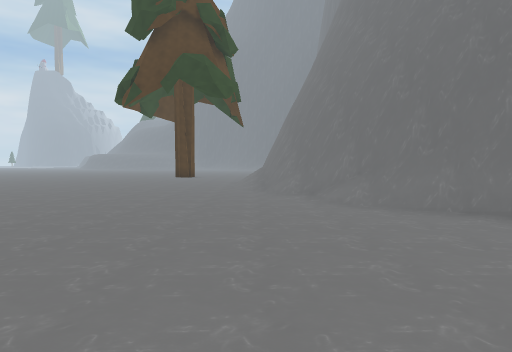
view 1 (above)

24 first-person views from a walk through a Unity game level. The camera is 1.5 m above the floor, tilts 2° down and sees 70° across. The floor is counted in squares, 2 m on a side. Each view is taken from the middle of a square. On the plan, view 1 faces up. The plan holds only what a view shows up to about 11 squares ahead; the rest is blank. The place goes on beyond the plan.

view 2
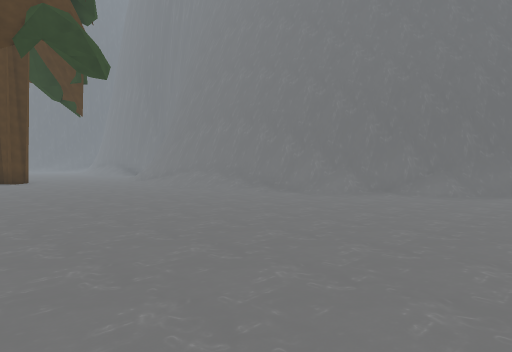

view 3
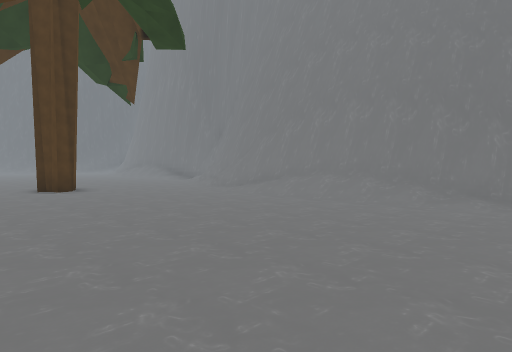

view 4
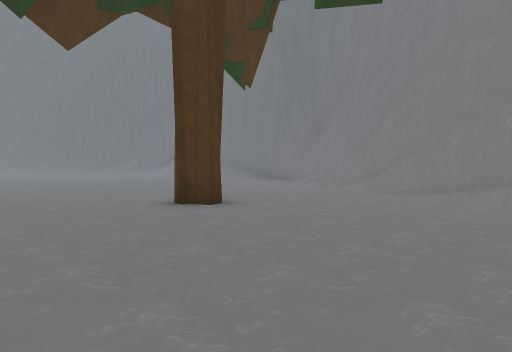

view 5
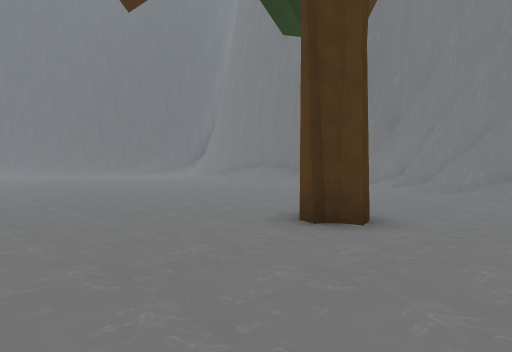

view 6
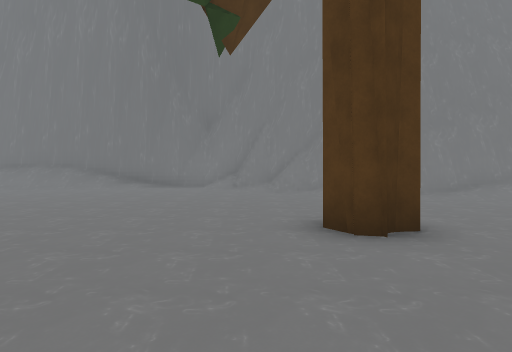

view 7
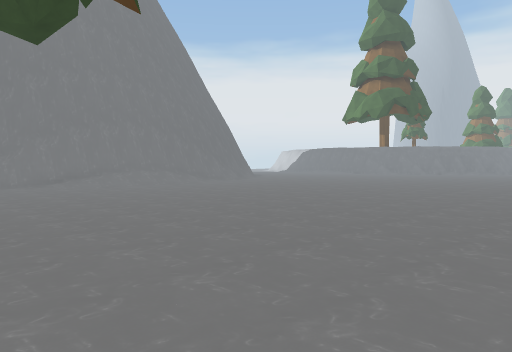

view 8
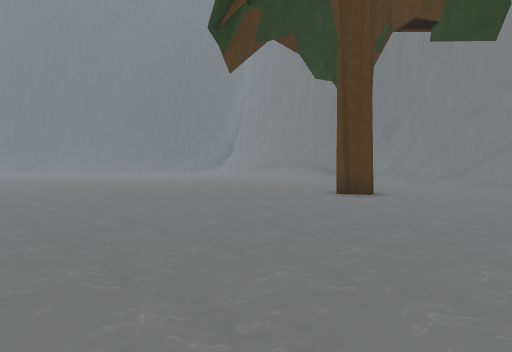

view 9
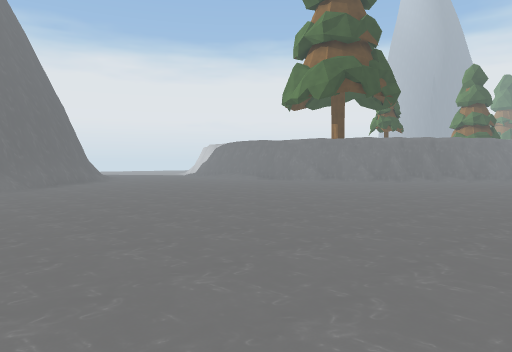

view 10
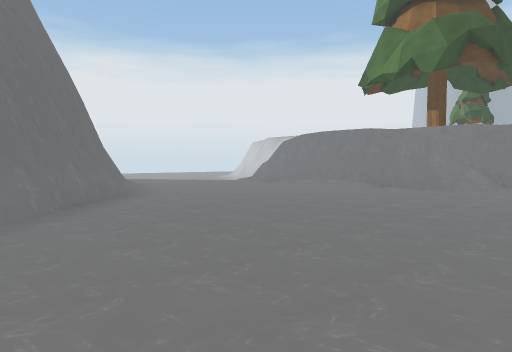

view 11
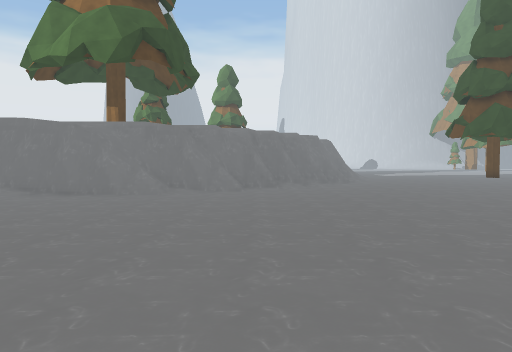

view 12
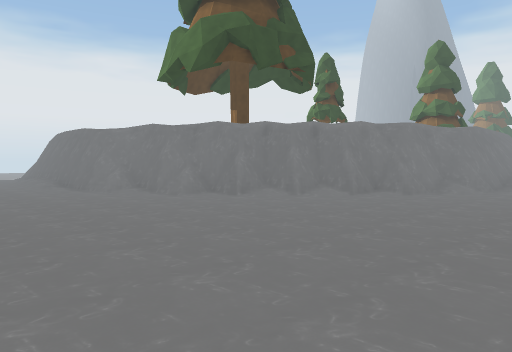

view 13
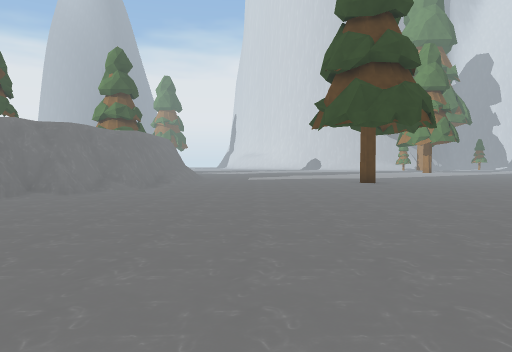

view 14
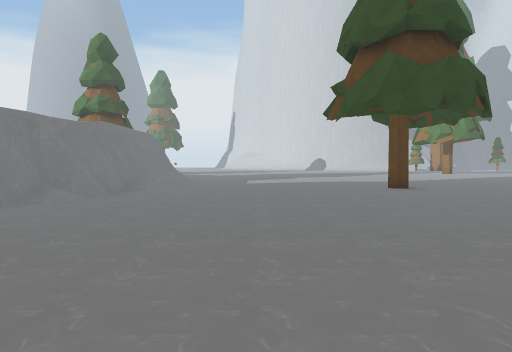

view 15
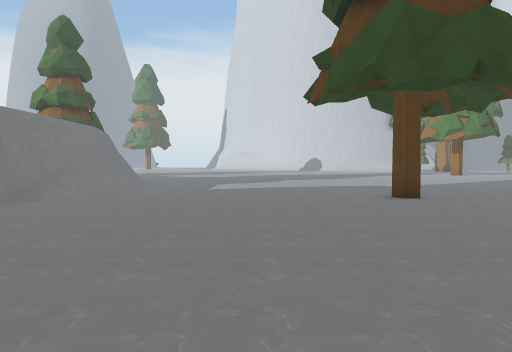

view 16
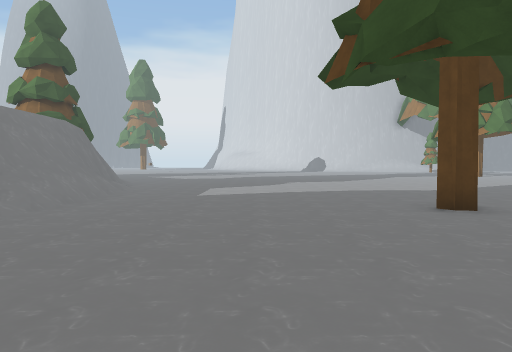

view 17
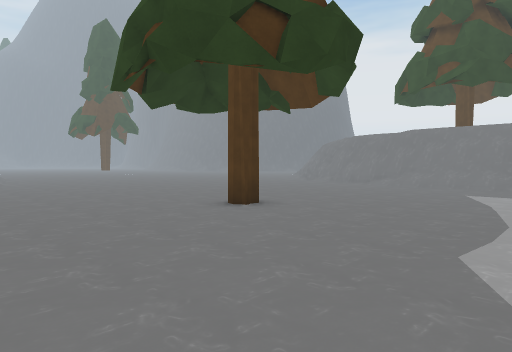

view 18
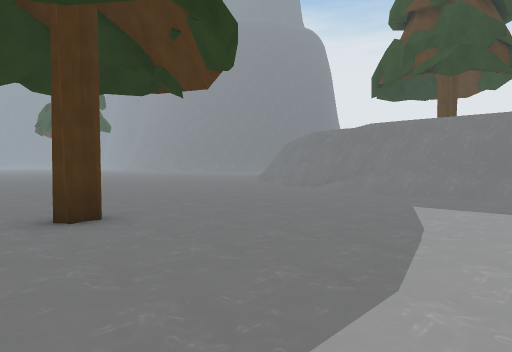

view 19
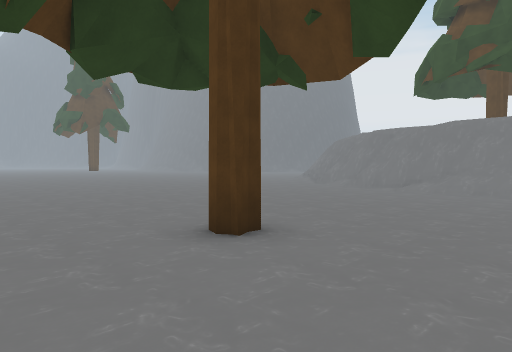

view 20
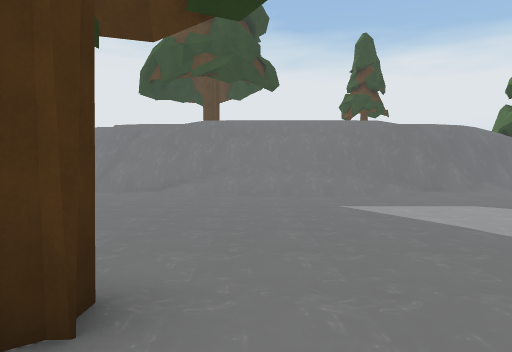

view 21
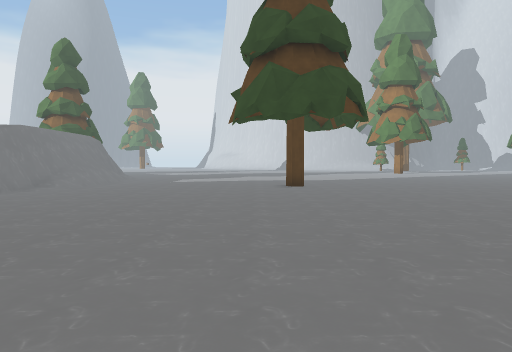

view 22
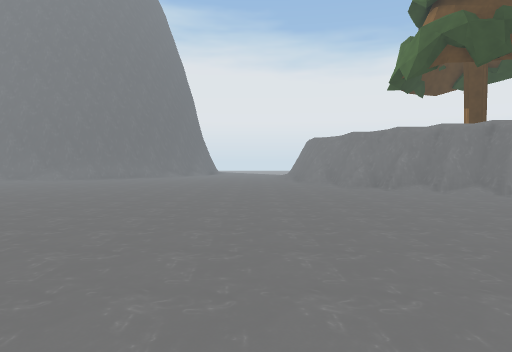

view 23
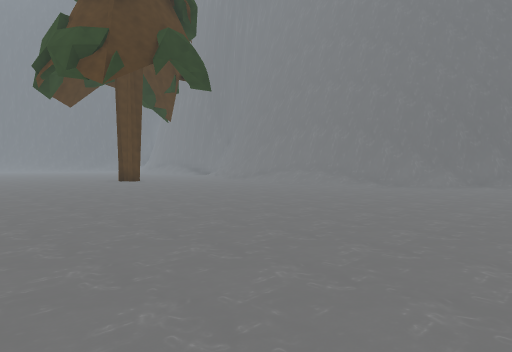

view 24
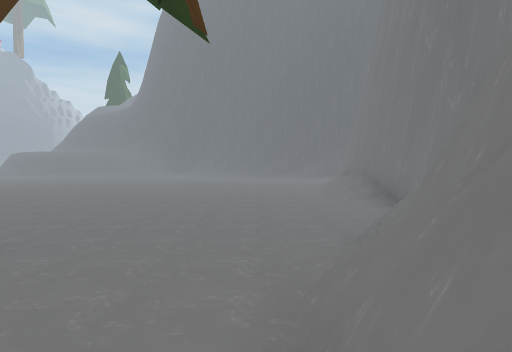

### Floor plan
Key: @ floor where view 1 was taken; # wall or solid block; . floor; / step, stairs or slope; = window, fence, low wall or low ledge; T pine tree.
Columns run from 21 left of view 1 to 4 right of it. Each row starts with its distance up from view 1.
 28            ..  ....
 27            .............#
 26            .............#
 25            .............#
 24            .............#
 23           ............../
 22           ............../
 21           ............./#
 20          ........T..../##
 19           .......T..../#
 18          .............##
 17          ............/##
 16           .........../#
 15          ............/#
 14           .........../#
 13           .........../#
 12           .........../#
 11            ........../#
 10            ........../#
  9            ...........##
  8           ............/#
  7           .............##
  6            .............##
  5           . ............##
  4             .............#
  3             ..............
  2             ..............
  1            ...............
  0          ............@....
 -1         ..................
 -2        ...................
 -3       ................../
 -4      ................=###
 -5      ..............=###
 -6    ............../###
 -7    ............./##
 -8    .............##
 -9   .............##
-10  ............./#
-11  .............=#
-12 ..............##
-13 ............./#
-14   ....T....../#
-15   .........../#
-16  ............/#
-17  ............/#
-18   .........../#
-19  ............/#

Where each view was taken, in squares from view 1:
view 1: 0 up, 0 right, facing up
view 2: 4 up, 7 left, facing up-right
view 3: 9 up, 7 left, facing up-right
view 4: 14 up, 8 left, facing up-right
view 5: 17 up, 8 left, facing up-right
view 6: 21 up, 8 left, facing right
view 7: 20 up, 12 left, facing down-right
view 8: 15 up, 12 left, facing up-right
view 9: 9 up, 10 left, facing down-right
view 10: 7 up, 3 left, facing down-right
view 11: 5 up, 3 left, facing down
view 12: 0 up, 10 left, facing down-right
view 13: 0 up, 11 left, facing down
view 14: 3 down, 11 left, facing down
view 15: 6 down, 12 left, facing down
view 16: 8 down, 12 left, facing down
view 17: 19 down, 20 left, facing up-right
view 18: 19 down, 17 left, facing up-right
view 19: 17 down, 18 left, facing up-right
view 20: 15 down, 17 left, facing right
view 21: 2 down, 14 left, facing down
view 22: 2 down, 14 left, facing right
view 23: 5 up, 11 left, facing up-right
view 24: 16 up, 0 right, facing up
